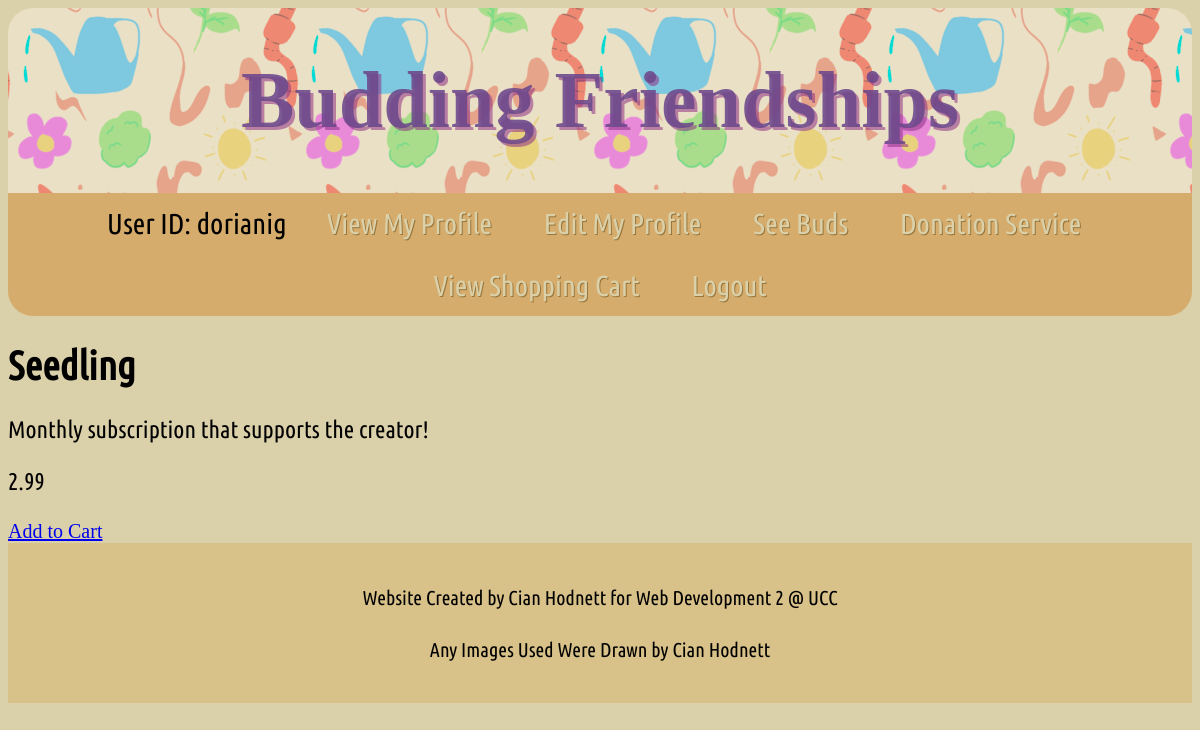
The page /subscription/1 (signed in) on the database its author committed.
### tables this page shows
CREATE TABLE subscriptions
(
    pack_id INTEGER PRIMARY KEY AUTOINCREMENT,
    pack_name TEXT NOT NULL,
    pack_price REAL NOT NULL,
    description TEXT NOT NULL
);

### app.py (the view)
@app.route("/subscription/<int:pack_id>")
@login_required
def subscription(pack_id):
    db= get_db()
    subscription = db.execute("""SELECT * FROM subscriptions
                                    WHERE pack_id = ?;""", (pack_id,)).fetchone()
    return render_template("subscription.html", subscription=subscription)

### app.py (called while the page is built)
@app.before_request
def load_logged_in_user():
    g.user = session.get("user_id", None)

def login_required(view):
    @wraps(view)
    def wrapped_view(**kwargs):
        if g.user is None:
            return redirect( url_for("login"))
        return view(**kwargs)
    return wrapped_view

### database.py (called while the page is built)
def get_db():
    if "db" not in g:
        g.db = sqlite3.connect(DATABASE,
            detect_types=sqlite3.PARSE_DECLTYPES
        )
        g.db.row_factory = sqlite3.Row
    return g.db

### templates/subscription.html
{% extends "base.html" %}
{% block main_content %}
    <h1>{{ subscription["pack_name"] }}</h1>
    <p> {{ subscription["description"] }}</p>
    <p> {{ subscription["pack_price"] }}</p>
    <a href="{{ url_for('add_to_cart', pack_id=subscription['pack_id']) }}">Add to Cart</a>
{% endblock %}

### static/style.css (style rules this page uses)
:root { --bgColor:#DAD0A9; --accentColor: #cd7e1e71; --accentColorTwo:#eceadf; }
html { scroll-behavior: smooth; }
body { font-size: 20px; background-color: #DAD0A9; }
main>h1 { font-family: UbuntuCondensed, Verdana, Geneva, Tahoma, sans-serif; }
p { font-size: 1.2em; font-family: UbuntuCondensed, Verdana, Geneva, Tahoma, sans-serif; }

### rows shown on the page
subscriptions: pack_name "Seedling", description "Monthly subscription that supports the creator!", pack_price "2.99"

### other values the page prints
{{ g.user }} "dorianig"
